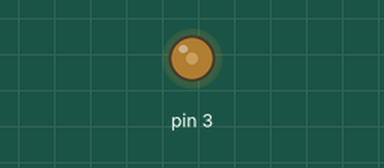
Bench run of a sketch on a simulated Arduino Uno, built with avr-gcc and run on an emulated ATmega328P. Parts: output pins drawn as LEDs (lit = HIGH).

Above: at 0.05 s.
At 0.3 s:
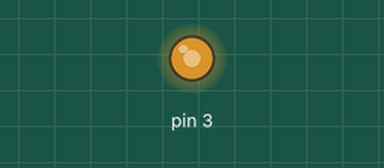
At 0.6 s:
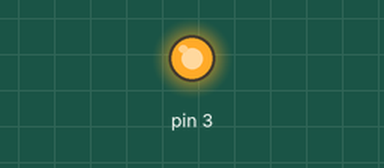
Timing chart, 0 to 3.0 s (numbered marks = the images above):
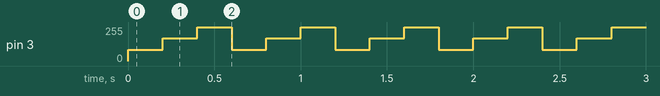

The sketch:

01.Analog_LED.ino
```cpp
void setup() {
  // put your setup code here, to run once:
  pinMode(3, OUTPUT);
}

void loop() {
  // put your main code here, to run repeatedly:
  analogWrite(3,85);
  delay(200);
  analogWrite(3,170);
  delay(200);
  analogWrite(3,255);
  delay(200);
}
```

Measured:
- by itself, pin 3: repeats every 0.60 s: 170/255 0.20 s, 255/255 0.20 s, 85/255 0.20 s
